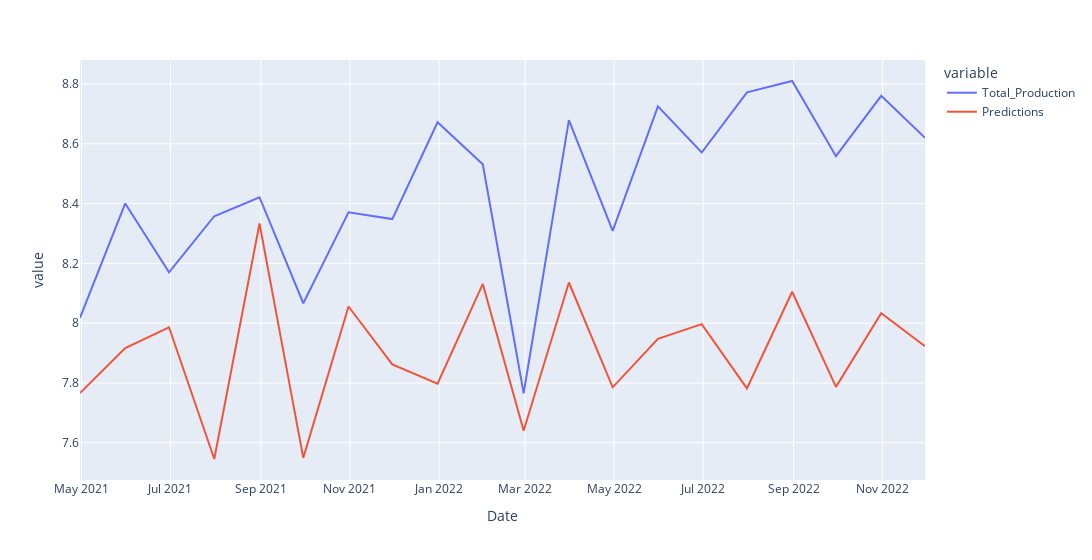

The notebook cell saved with this chart:
### Code cell
fig = px.line(test['Total_Production'], width=1500)
fig.add_scatter(x=test.index, y=pred_auto, name='Predictions')
fig.show()

### Figure 1 — Plotly figure (JSON) as saved in the notebook; plotly's stock layout.template omitted (floating-point values rounded to 4 significant figures)
{"data": [{"hovertemplate": "variable=Total_Production<br>Date=%{x}<br>value=%{y}<extra></extra>", "legendgroup": "Total_Production", "line": {"color": "#636efa", "dash": "solid"}, "marker": {"symbol": "circle"}, "mode": "lines", "name": "Total_Production", "orientation": "v", "showlegend": true, "type": "scatter", "x": ["2021-04-30T00:00:00", "2021-05-31T00:00:00", "2021-06-30T00:00:00", "2021-07-31T00:00:00", "2021-08-31T00:00:00", "2021-09-30T00:00:00", "2021-10-31T00:00:00", "2021-11-30T00:00:00", "2021-12-31T00:00:00", "2022-01-31T00:00:00", "2022-02-28T00:00:00", "2022-03-31T00:00:00", "2022-04-30T00:00:00", "2022-05-31T00:00:00", "2022-06-30T00:00:00", "2022-07-31T00:00:00", "2022-08-31T00:00:00", "2022-09-30T00:00:00", "2022-10-31T00:00:00", "2022-11-30T00:00:00"], "xaxis": "x", "y": [8.018, 8.401, 8.17, 8.358, 8.421, 8.067, 8.371, 8.348, 8.672, 8.531, 7.766, 8.679, 8.309, 8.725, 8.571, 8.772, 8.81, 8.559, 8.761, 8.62], "yaxis": "y"}, {"name": "Predictions", "type": "scatter", "x": ["2021-04-30T00:00:00", "2021-05-31T00:00:00", "2021-06-30T00:00:00", "2021-07-31T00:00:00", "2021-08-31T00:00:00", "2021-09-30T00:00:00", "2021-10-31T00:00:00", "2021-11-30T00:00:00", "2021-12-31T00:00:00", "2022-01-31T00:00:00", "2022-02-28T00:00:00", "2022-03-31T00:00:00", "2022-04-30T00:00:00", "2022-05-31T00:00:00", "2022-06-30T00:00:00", "2022-07-31T00:00:00", "2022-08-31T00:00:00", "2022-09-30T00:00:00", "2022-10-31T00:00:00", "2022-11-30T00:00:00"], "y": [7.766, 7.917, 7.986, 7.546, 8.333, 7.549, 8.056, 7.862, 7.798, 8.131, 7.64, 8.136, 7.786, 7.948, 7.997, 7.782, 8.105, 7.787, 8.033, 7.923]}], "layout": {"legend": {"title": {"text": "variable"}, "tracegroupgap": 0}, "margin": {"t": 60}, "width": 1500, "xaxis": {"anchor": "y", "domain": [0, 1], "title": {"text": "Date"}}, "yaxis": {"anchor": "x", "domain": [0, 1], "title": {"text": "value"}}}}
